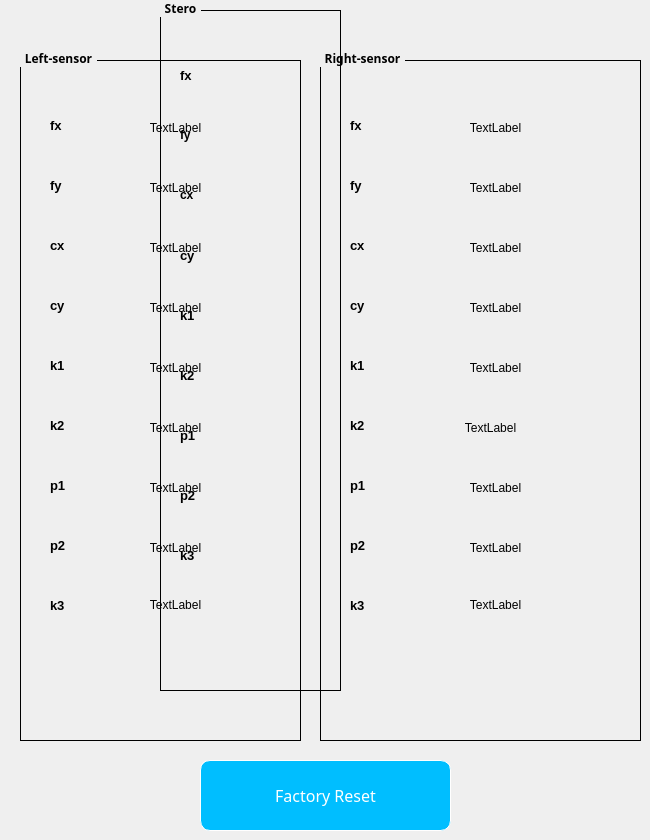
       <widget class="QWidget" name="page_3">
        <widget class="QGroupBox" name="groupBox">
         <property name="geometry">
          <rect>
           <x>20</x>
           <y>50</y>
           <width>281</width>
           <height>691</height>
          </rect>
         </property>
         <property name="font">
          <font>
           <family>.PingFang SC</family>
           <weight>75</weight>
           <bold>true</bold>
          </font>
         </property>
         <property name="layoutDirection">
          <enum>Qt::LeftToRight</enum>
         </property>
         <property name="styleSheet">
          <string notr="true">QGroupBox {
    border: 1px solid black;
    border-radius: 0; 
    margin-top: 10px;
}
QGroupBox::title {
    subcontrol-origin: margin;
    subcontrol-position: top left;
    padding: 0 3px;
}

</string>
         </property>
         <property name="title">
          <string>Left-sensor</string>
         </property>
         <widget class="QLabel" name="label_27">
          <property name="geometry">
           <rect>
            <x>30</x>
            <y>120</y>
            <width>31</width>
            <height>31</height>
           </rect>
          </property>
          <property name="text">
           <string>&lt;html&gt;&lt;head/&gt;&lt;body&gt;&lt;p&gt;&lt;span style=&quot; font-size:10pt; font-weight:600;&quot;&gt;fy&lt;/span&gt;&lt;/p&gt;&lt;/body&gt;&lt;/html&gt;</string>
          </property>
         </widget>
         <widget class="QLabel" name="label_28">
          <property name="geometry">
           <rect>
            <x>30</x>
            <y>180</y>
            <width>31</width>
            <height>31</height>
           </rect>
          </property>
          <property name="text">
           <string>&lt;html&gt;&lt;head/&gt;&lt;body&gt;&lt;p&gt;&lt;span style=&quot; font-size:10pt; font-weight:600;&quot;&gt;cx&lt;/span&gt;&lt;/p&gt;&lt;/body&gt;&lt;/html&gt;</string>
          </property>
         </widget>
         <widget class="QLabel" name="label_29">
          <property name="geometry">
           <rect>
            <x>30</x>
            <y>240</y>
            <width>31</width>
            <height>31</height>
           </rect>
          </property>
          <property name="text">
           <string>&lt;html&gt;&lt;head/&gt;&lt;body&gt;&lt;p&gt;&lt;span style=&quot; font-size:10pt; font-weight:600;&quot;&gt;cy&lt;/span&gt;&lt;/p&gt;&lt;/body&gt;&lt;/html&gt;</string>
          </property>
         </widget>
         <widget class="QLabel" name="label_30">
          <property name="geometry">
           <rect>
            <x>30</x>
            <y>300</y>
            <width>31</width>
            <height>31</height>
           </rect>
          </property>
          <property name="text">
           <string>&lt;html&gt;&lt;head/&gt;&lt;body&gt;&lt;p&gt;&lt;span style=&quot; font-size:10pt; font-weight:600;&quot;&gt;k1&lt;/span&gt;&lt;/p&gt;&lt;/body&gt;&lt;/html&gt;</string>
          </property>
         </widget>
         <widget class="QLabel" name="label_31">
          <property name="geometry">
           <rect>
            <x>30</x>
            <y>360</y>
            <width>31</width>
            <height>31</height>
           </rect>
          </property>
          <property name="text">
           <string>&lt;html&gt;&lt;head/&gt;&lt;body&gt;&lt;p&gt;&lt;span style=&quot; font-size:10pt; font-weight:600;&quot;&gt;k2&lt;/span&gt;&lt;/p&gt;&lt;/body&gt;&lt;/html&gt;</string>
          </property>
         </widget>
         <widget class="QLabel" name="label_32">
          <property name="geometry">
           <rect>
            <x>30</x>
            <y>420</y>
            <width>31</width>
            <height>31</height>
           </rect>
          </property>
          <property name="text">
           <string>&lt;html&gt;&lt;head/&gt;&lt;body&gt;&lt;p&gt;&lt;span style=&quot; font-size:10pt; font-weight:600;&quot;&gt;p1&lt;/span&gt;&lt;/p&gt;&lt;/body&gt;&lt;/html&gt;</string>
          </property>
         </widget>
         <widget class="QLabel" name="label_33">
          <property name="geometry">
           <rect>
            <x>30</x>
            <y>480</y>
            <width>31</width>
            <height>31</height>
           </rect>
          </property>
          <property name="text">
           <string>&lt;html&gt;&lt;head/&gt;&lt;body&gt;&lt;p&gt;&lt;span style=&quot; font-size:10pt; font-weight:600;&quot;&gt;p2&lt;/span&gt;&lt;/p&gt;&lt;/body&gt;&lt;/html&gt;</string>
          </property>
         </widget>
         <widget class="QLabel" name="label_34">
          <property name="geometry">
           <rect>
            <x>30</x>
            <y>540</y>
            <width>31</width>
            <height>31</height>
           </rect>
          </property>
          <property name="text">
           <string>&lt;html&gt;&lt;head/&gt;&lt;body&gt;&lt;p&gt;&lt;span style=&quot; font-size:10pt; font-weight:600;&quot;&gt;k3&lt;/span&gt;&lt;/p&gt;&lt;/body&gt;&lt;/html&gt;</string>
          </property>
         </widget>
         <widget class="QLabel" name="label_55">
          <property name="geometry">
           <rect>
            <x>30</x>
            <y>60</y>
            <width>31</width>
            <height>31</height>
           </rect>
          </property>
          <property name="text">
           <string>&lt;html&gt;&lt;head/&gt;&lt;body&gt;&lt;p&gt;&lt;span style=&quot; font-size:10pt; font-weight:600;&quot;&gt;fx&lt;/span&gt;&lt;/p&gt;&lt;/body&gt;&lt;/html&gt;</string>
          </property>
         </widget>
         <widget class="QLabel" name="label_612">
          <property name="geometry">
           <rect>
            <x>40</x>
            <y>70</y>
            <width>231</width>
            <height>16</height>
           </rect>
          </property>
          <property name="text">
           <string>TextLabel</string>
          </property>
          <property name="alignment">
           <set>Qt::AlignCenter</set>
          </property>
         </widget>
         <widget class="QLabel" name="label_7">
          <property name="geometry">
           <rect>
            <x>40</x>
            <y>130</y>
            <width>231</width>
            <height>16</height>
           </rect>
          </property>
          <property name="text">
           <string>TextLabel</string>
          </property>
          <property name="alignment">
           <set>Qt::AlignCenter</set>
          </property>
         </widget>
         <widget class="QLabel" name="label_8">
          <property name="geometry">
           <rect>
            <x>40</x>
            <y>190</y>
            <width>231</width>
            <height>16</height>
           </rect>
          </property>
          <property name="text">
           <string>TextLabel</string>
          </property>
          <property name="alignment">
           <set>Qt::AlignCenter</set>
          </property>
         </widget>
         <widget class="QLabel" name="label_9">
          <property name="geometry">
           <rect>
            <x>40</x>
            <y>250</y>
            <width>231</width>
            <height>16</height>
           </rect>
          </property>
          <property name="text">
           <string>TextLabel</string>
          </property>
          <property name="alignment">
           <set>Qt::AlignCenter</set>
          </property>
         </widget>
         <widget class="QLabel" name="label_10">
          <property name="geometry">
           <rect>
            <x>40</x>
            <y>310</y>
            <width>231</width>
            <height>16</height>
           </rect>
          </property>
          <property name="text">
           <string>TextLabel</string>
          </property>
          <property name="alignment">
           <set>Qt::AlignCenter</set>
          </property>
         </widget>
         <widget class="QLabel" name="label_11">
          <property name="geometry">
           <rect>
            <x>40</x>
            <y>370</y>
            <width>231</width>
            <height>16</height>
           </rect>
          </property>
          <property name="text">
           <string>TextLabel</string>
          </property>
          <property name="alignment">
           <set>Qt::AlignCenter</set>
          </property>
         </widget>
         <widget class="QLabel" name="label_12">
          <property name="geometry">
           <rect>
            <x>40</x>
            <y>430</y>
            <width>231</width>
            <height>16</height>
           </rect>
          </property>
          <property name="text">
           <string>TextLabel</string>
          </property>
          <property name="alignment">
           <set>Qt::AlignCenter</set>
          </property>
         </widget>
         <widget class="QLabel" name="label_13">
          <property name="geometry">
           <rect>
            <x>40</x>
            <y>490</y>
            <width>231</width>
            <height>16</height>
           </rect>
          </property>
          <property name="text">
           <string>TextLabel</string>
          </property>
          <property name="alignment">
           <set>Qt::AlignCenter</set>
          </property>
         </widget>
         <widget class="QLabel" name="label_14">
          <property name="geometry">
           <rect>
            <x>40</x>
            <y>545</y>
            <width>231</width>
            <height>20</height>
           </rect>
          </property>
          <property name="text">
           <string>TextLabel</string>
          </property>
          <property name="alignment">
           <set>Qt::AlignCenter</set>
          </property>
         </widget>
        </widget>
        <widget class="QPushButton" name="pushButton_50">
         <property name="geometry">
          <rect>
           <x>200</x>
           <y>760</y>
           <width>251</width>
           <height>71</height>
          </rect>
         </property>
         <property name="font">
          <font>
           <family>.PingFang SC</family>
           <pointsize>12</pointsize>
          </font>
         </property>
         <property name="styleSheet">
          <string notr="true">QPushButton {
    background-color: rgb(0, 190, 255); 
    color: white; 
    border: 1px solid white; 
    padding: 5px 10px; 
    border-radius: 10px; 
}
</string>
         </property>
         <property name="text">
          <string>Factory Reset</string>
         </property>
        </widget>
        <widget class="QGroupBox" name="groupBox_2">
         <property name="geometry">
          <rect>
           <x>320</x>
           <y>50</y>
           <width>321</width>
           <height>691</height>
          </rect>
         </property>
         <property name="font">
          <font>
           <family>.PingFang SC</family>
           <weight>75</weight>
           <bold>true</bold>
          </font>
         </property>
         <property name="layoutDirection">
          <enum>Qt::LeftToRight</enum>
         </property>
         <property name="styleSheet">
          <string notr="true">QGroupBox {
    border: 1px solid black;
    border-radius: 0; 
    margin-top: 10px;
}
QGroupBox::title {
    subcontrol-origin: margin;
    subcontrol-position: top left;
    padding: 0 3px;
}

</string>
         </property>
         <property name="title">
          <string>Right-sensor</string>
         </property>
         <widget class="QLabel" name="label_35">
          <property name="geometry">
           <rect>
            <x>30</x>
            <y>120</y>
            <width>31</width>
            <height>31</height>
           </rect>
          </property>
          <property name="text">
           <string>&lt;html&gt;&lt;head/&gt;&lt;body&gt;&lt;p&gt;&lt;span style=&quot; font-size:10pt; font-weight:600;&quot;&gt;fy&lt;/span&gt;&lt;/p&gt;&lt;/body&gt;&lt;/html&gt;</string>
          </property>
         </widget>
         <widget class="QLabel" name="label_36">
          <property name="geometry">
           <rect>
            <x>30</x>
            <y>180</y>
            <width>31</width>
            <height>31</height>
           </rect>
          </property>
          <property name="text">
           <string>&lt;html&gt;&lt;head/&gt;&lt;body&gt;&lt;p&gt;&lt;span style=&quot; font-size:10pt; font-weight:600;&quot;&gt;cx&lt;/span&gt;&lt;/p&gt;&lt;/body&gt;&lt;/html&gt;</string>
          </property>
         </widget>
         <widget class="QLabel" name="label_37">
          <property name="geometry">
           <rect>
            <x>30</x>
            <y>240</y>
            <width>31</width>
            <height>31</height>
           </rect>
          </property>
          <property name="text">
           <string>&lt;html&gt;&lt;head/&gt;&lt;body&gt;&lt;p&gt;&lt;span style=&quot; font-size:10pt; font-weight:600;&quot;&gt;cy&lt;/span&gt;&lt;/p&gt;&lt;/body&gt;&lt;/html&gt;</string>
          </property>
         </widget>
         <widget class="QLabel" name="label_38">
          <property name="geometry">
           <rect>
            <x>30</x>
            <y>300</y>
            <width>31</width>
            <height>31</height>
           </rect>
          </property>
          <property name="text">
           <string>&lt;html&gt;&lt;head/&gt;&lt;body&gt;&lt;p&gt;&lt;span style=&quot; font-size:10pt; font-weight:600;&quot;&gt;k1&lt;/span&gt;&lt;/p&gt;&lt;/body&gt;&lt;/html&gt;</string>
          </property>
         </widget>
         <widget class="QLabel" name="label_39">
          <property name="geometry">
           <rect>
            <x>30</x>
            <y>360</y>
            <width>31</width>
            <height>31</height>
           </rect>
          </property>
          <property name="text">
           <string>&lt;html&gt;&lt;head/&gt;&lt;body&gt;&lt;p&gt;&lt;span style=&quot; font-size:10pt; font-weight:600;&quot;&gt;k2&lt;/span&gt;&lt;/p&gt;&lt;/body&gt;&lt;/html&gt;</string>
          </property>
         </widget>
         <widget class="QLabel" name="label_40">
          <property name="geometry">
           <rect>
            <x>30</x>
            <y>420</y>
            <width>31</width>
            <height>31</height>
           </rect>
          </property>
          <property name="text">
           <string>&lt;html&gt;&lt;head/&gt;&lt;body&gt;&lt;p&gt;&lt;span style=&quot; font-size:10pt; font-weight:600;&quot;&gt;p1&lt;/span&gt;&lt;/p&gt;&lt;/body&gt;&lt;/html&gt;</string>
          </property>
         </widget>
         <widget class="QLabel" name="label_41">
          <property name="geometry">
           <rect>
            <x>30</x>
            <y>480</y>
            <width>31</width>
            <height>31</height>
           </rect>
          </property>
          <property name="text">
           <string>&lt;html&gt;&lt;head/&gt;&lt;body&gt;&lt;p&gt;&lt;span style=&quot; font-size:10pt; font-weight:600;&quot;&gt;p2&lt;/span&gt;&lt;/p&gt;&lt;/body&gt;&lt;/html&gt;</string>
          </property>
         </widget>
         <widget class="QLabel" name="label_42">
          <property name="geometry">
           <rect>
            <x>30</x>
            <y>540</y>
            <width>31</width>
            <height>31</height>
           </rect>
          </property>
          <property name="text">
           <string>&lt;html&gt;&lt;head/&gt;&lt;body&gt;&lt;p&gt;&lt;span style=&quot; font-size:10pt; font-weight:600;&quot;&gt;k3&lt;/span&gt;&lt;/p&gt;&lt;/body&gt;&lt;/html&gt;</string>
          </property>
         </widget>
         <widget class="QLabel" name="label_75">
          <property name="geometry">
           <rect>
            <x>30</x>
            <y>60</y>
            <width>31</width>
            <height>31</height>
           </rect>
          </property>
          <property name="text">
           <string>&lt;html&gt;&lt;head/&gt;&lt;body&gt;&lt;p&gt;&lt;span style=&quot; font-size:10pt; font-weight:600;&quot;&gt;fx&lt;/span&gt;&lt;/p&gt;&lt;/body&gt;&lt;/html&gt;</string>
          </property>
         </widget>
         <widget class="QLabel" name="label_17">
          <property name="geometry">
           <rect>
            <x>40</x>
            <y>70</y>
            <width>271</width>
            <height>16</height>
           </rect>
          </property>
          <property name="text">
           <string>TextLabel</string>
          </property>
          <property name="alignment">
           <set>Qt::AlignCenter</set>
          </property>
         </widget>
         <widget class="QLabel" name="label_21">
          <property name="geometry">
           <rect>
            <x>40</x>
            <y>130</y>
            <width>271</width>
            <height>16</height>
           </rect>
          </property>
          <property name="text">
           <string>TextLabel</string>
          </property>
          <property name="alignment">
           <set>Qt::AlignCenter</set>
          </property>
         </widget>
         <widget class="QLabel" name="label_22">
          <property name="geometry">
           <rect>
            <x>40</x>
            <y>190</y>
            <width>271</width>
            <height>16</height>
           </rect>
          </property>
          <property name="text">
           <string>TextLabel</string>
          </property>
          <property name="alignment">
           <set>Qt::AlignCenter</set>
          </property>
         </widget>
         <widget class="QLabel" name="label_24">
          <property name="geometry">
           <rect>
            <x>40</x>
            <y>250</y>
            <width>271</width>
            <height>16</height>
           </rect>
          </property>
          <property name="text">
           <string>TextLabel</string>
          </property>
          <property name="alignment">
           <set>Qt::AlignCenter</set>
          </property>
         </widget>
         <widget class="QLabel" name="label_26">
          <property name="geometry">
           <rect>
            <x>40</x>
            <y>310</y>
            <width>271</width>
            <height>16</height>
           </rect>
          </property>
          <property name="text">
           <string>TextLabel</string>
          </property>
          <property name="alignment">
           <set>Qt::AlignCenter</set>
          </property>
         </widget>
         <widget class="QLabel" name="label_43">
          <property name="geometry">
           <rect>
            <x>40</x>
            <y>370</y>
            <width>261</width>
            <height>16</height>
           </rect>
          </property>
          <property name="text">
           <string>TextLabel</string>
          </property>
          <property name="alignment">
           <set>Qt::AlignCenter</set>
          </property>
         </widget>
         <widget class="QLabel" name="label_44">
          <property name="geometry">
           <rect>
            <x>40</x>
            <y>430</y>
            <width>271</width>
            <height>16</height>
           </rect>
          </property>
          <property name="text">
           <string>TextLabel</string>
          </property>
          <property name="alignment">
           <set>Qt::AlignCenter</set>
          </property>
         </widget>
         <widget class="QLabel" name="label_45">
          <property name="geometry">
           <rect>
            <x>40</x>
            <y>490</y>
            <width>271</width>
            <height>16</height>
           </rect>
          </property>
          <property name="text">
           <string>TextLabel</string>
          </property>
          <property name="alignment">
           <set>Qt::AlignCenter</set>
          </property>
         </widget>
         <widget class="QLabel" name="label_46">
          <property name="geometry">
           <rect>
            <x>40</x>
            <y>545</y>
            <width>271</width>
            <height>20</height>
           </rect>
          </property>
          <property name="text">
           <string>TextLabel</string>
          </property>
          <property name="alignment">
           <set>Qt::AlignCenter</set>
          </property>
         </widget>
        </widget>
        <widget class="QGroupBox" name="groupBox_3">
         <property name="geometry">
          <rect>
           <x>160</x>
           <y>0</y>
           <width>181</width>
           <height>691</height>
          </rect>
         </property>
         <property name="font">
          <font>
           <family>.PingFang SC</family>
           <weight>75</weight>
           <bold>true</bold>
          </font>
         </property>
         <property name="layoutDirection">
          <enum>Qt::LeftToRight</enum>
         </property>
         <property name="styleSheet">
          <string notr="true">QGroupBox {
    border: 1px solid black;
    border-radius: 0; 
    margin-top: 10px;
}
QGroupBox::title {
    subcontrol-origin: margin;
    subcontrol-position: top left;
    padding: 0 3px;
}

</string>
         </property>
         <property name="title">
          <string>Stero</string>
         </property>
         <widget class="QLabel" name="label_47">
          <property name="geometry">
           <rect>
            <x>20</x>
            <y>120</y>
            <width>31</width>
            <height>31</height>
           </rect>
          </property>
          <property name="text">
           <string>&lt;html&gt;&lt;head/&gt;&lt;body&gt;&lt;p&gt;&lt;span style=&quot; font-weight:600;&quot;&gt;fy&lt;/span&gt;&lt;/p&gt;&lt;/body&gt;&lt;/html&gt;</string>
          </property>
         </widget>
         <widget class="QLabel" name="label_48">
          <property name="geometry">
           <rect>
            <x>20</x>
            <y>180</y>
            <width>31</width>
            <height>31</height>
           </rect>
          </property>
          <property name="text">
           <string>&lt;html&gt;&lt;head/&gt;&lt;body&gt;&lt;p&gt;&lt;span style=&quot; font-weight:600;&quot;&gt;cx&lt;/span&gt;&lt;/p&gt;&lt;/body&gt;&lt;/html&gt;</string>
          </property>
         </widget>
         <widget class="QLabel" name="label_49">
          <property name="geometry">
           <rect>
            <x>20</x>
            <y>240</y>
            <width>31</width>
            <height>31</height>
           </rect>
          </property>
          <property name="text">
           <string>&lt;html&gt;&lt;head/&gt;&lt;body&gt;&lt;p&gt;&lt;span style=&quot; font-size:10pt; font-weight:600;&quot;&gt;cy&lt;/span&gt;&lt;/p&gt;&lt;/body&gt;&lt;/html&gt;</string>
          </property>
         </widget>
         <widget class="QLabel" name="label_50">
          <property name="geometry">
           <rect>
            <x>20</x>
            <y>300</y>
            <width>31</width>
            <height>31</height>
           </rect>
          </property>
          <property name="text">
           <string>&lt;html&gt;&lt;head/&gt;&lt;body&gt;&lt;p&gt;&lt;span style=&quot; font-size:10pt; font-weight:600;&quot;&gt;k1&lt;/span&gt;&lt;/p&gt;&lt;/body&gt;&lt;/html&gt;</string>
          </property>
         </widget>
         <widget class="QLabel" name="label_51">
          <property name="geometry">
           <rect>
            <x>20</x>
            <y>360</y>
            <width>31</width>
            <height>31</height>
           </rect>
          </property>
          <property name="text">
           <string>&lt;html&gt;&lt;head/&gt;&lt;body&gt;&lt;p&gt;&lt;span style=&quot; font-size:10pt; font-weight:600;&quot;&gt;k2&lt;/span&gt;&lt;/p&gt;&lt;/body&gt;&lt;/html&gt;</string>
          </property>
         </widget>
         <widget class="QLabel" name="label_52">
          <property name="geometry">
           <rect>
            <x>20</x>
            <y>420</y>
            <width>31</width>
            <height>31</height>
           </rect>
          </property>
          <property name="text">
           <string>&lt;html&gt;&lt;head/&gt;&lt;body&gt;&lt;p&gt;&lt;span style=&quot; font-size:10pt; font-weight:600;&quot;&gt;p1&lt;/span&gt;&lt;/p&gt;&lt;/body&gt;&lt;/html&gt;</string>
          </property>
         </widget>
         <widget class="QLabel" name="label_53">
          <property name="geometry">
           <rect>
            <x>20</x>
            <y>480</y>
            <width>31</width>
            <height>31</height>
           </rect>
          </property>
          <property name="text">
           <string>&lt;html&gt;&lt;head/&gt;&lt;body&gt;&lt;p&gt;&lt;span style=&quot; font-size:10pt; font-weight:600;&quot;&gt;p2&lt;/span&gt;&lt;/p&gt;&lt;/body&gt;&lt;/html&gt;</string>
          </property>
         </widget>
         <widget class="QLabel" name="label_54">
          <property name="geometry">
           <rect>
            <x>20</x>
            <y>540</y>
            <width>31</width>
            <height>31</height>
           </rect>
          </property>
          <property name="text">
           <string>&lt;html&gt;&lt;head/&gt;&lt;body&gt;&lt;p&gt;&lt;span style=&quot; font-size:10pt; font-weight:600;&quot;&gt;k3&lt;/span&gt;&lt;/p&gt;&lt;/body&gt;&lt;/html&gt;</string>
          </property>
         </widget>
         <widget class="QLabel" name="label_76">
          <property name="geometry">
           <rect>
            <x>20</x>
            <y>60</y>
            <width>31</width>
            <height>31</height>
           </rect>
          </property>
          <property name="text">
           <string>&lt;html&gt;&lt;head/&gt;&lt;body&gt;&lt;p&gt;&lt;span style=&quot; font-size:10pt; font-weight:600;&quot;&gt;fx&lt;/span&gt;&lt;/p&gt;&lt;/body&gt;&lt;/html&gt;</string>
          </property>
         </widget>
         <widget class="QLabel" name="label_56">
          <property name="geometry">
           <rect>
            <x>50</x>
            <y>70</y>
            <width>72</width>
            <height>15</height>
           </rect>
          </property>
          <property name="text">
           <string/>
          </property>
         </widget>
         <widget class="QLabel" name="label_57">
          <property name="geometry">
           <rect>
            <x>50</x>
            <y>130</y>
            <width>72</width>
            <height>15</height>
           </rect>
          </property>
          <property name="text">
           <string/>
          </property>
         </widget>
         <widget class="QLabel" name="label_58">
          <property name="geometry">
           <rect>
            <x>50</x>
            <y>190</y>
            <width>72</width>
            <height>15</height>
           </rect>
          </property>
          <property name="text">
           <string/>
          </property>
         </widget>
         <widget class="QLabel" name="label_59">
          <property name="geometry">
           <rect>
            <x>50</x>
            <y>250</y>
            <width>72</width>
            <height>15</height>
           </rect>
          </property>
          <property name="text">
           <string/>
          </property>
         </widget>
         <widget class="QLabel" name="label_60">
          <property name="geometry">
           <rect>
            <x>50</x>
            <y>310</y>
            <width>72</width>
            <height>15</height>
           </rect>
          </property>
          <property name="text">
           <string/>
          </property>
         </widget>
         <widget class="QLabel" name="label_61">
          <property name="geometry">
           <rect>
            <x>50</x>
            <y>370</y>
            <width>72</width>
            <height>15</height>
           </rect>
          </property>
          <property name="text">
           <string/>
          </property>
         </widget>
         <widget class="QLabel" name="label_62">
          <property name="geometry">
           <rect>
            <x>50</x>
            <y>430</y>
            <width>72</width>
            <height>15</height>
           </rect>
          </property>
          <property name="text">
           <string/>
          </property>
         </widget>
         <widget class="QLabel" name="label_63">
          <property name="geometry">
           <rect>
            <x>50</x>
            <y>490</y>
            <width>72</width>
            <height>15</height>
           </rect>
          </property>
          <property name="text">
           <string/>
          </property>
         </widget>
         <widget class="QLabel" name="label_64">
          <property name="geometry">
           <rect>
            <x>50</x>
            <y>545</y>
            <width>72</width>
            <height>20</height>
           </rect>
          </property>
          <property name="text">
           <string/>
          </property>
         </widget>
        </widget>
       </widget>
